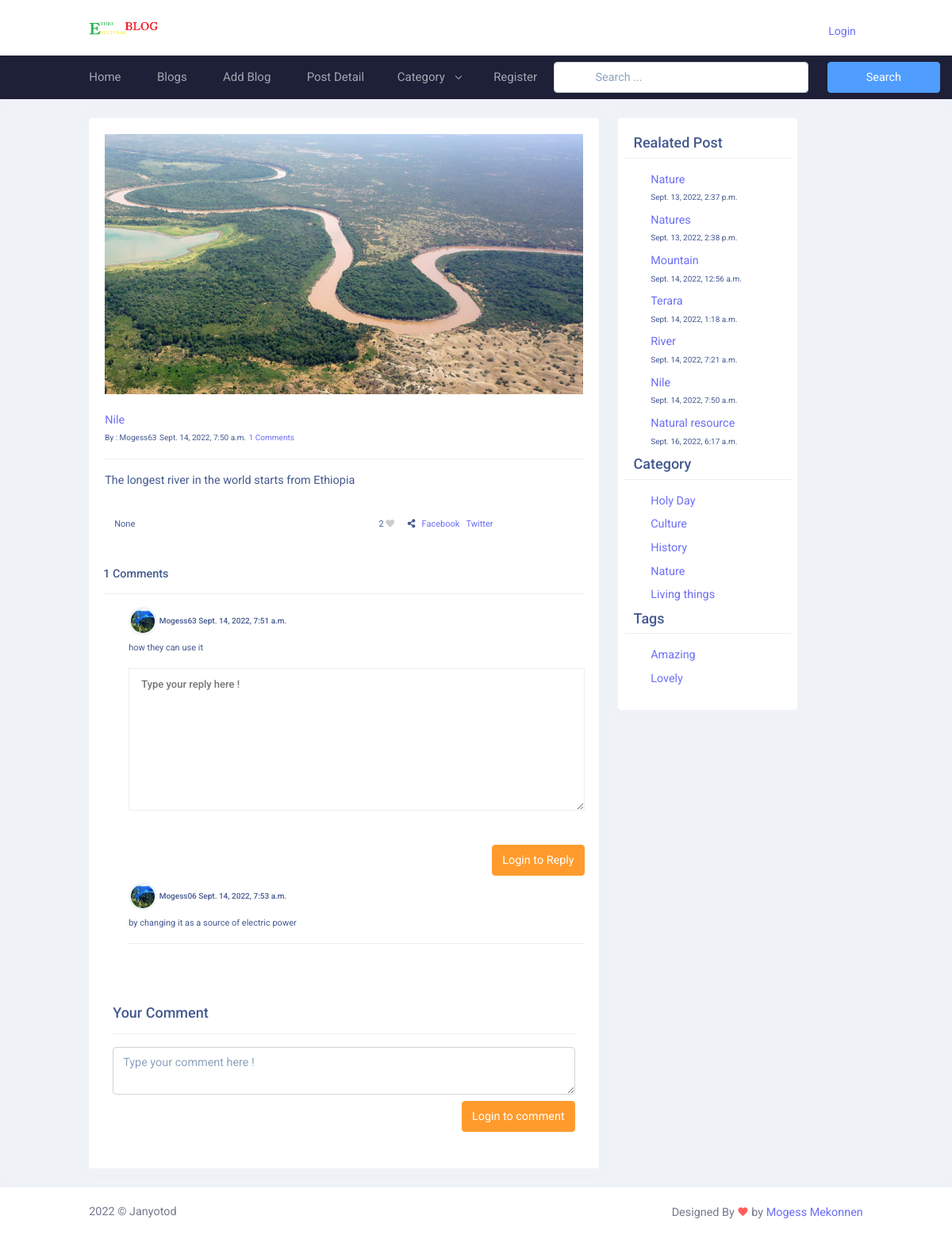
/blogs/nile/, run on the app's committed database.
### blog/models.py (models this page shows, shortened)
class Blog(models.Model):
    user = models.ForeignKey(
        User,
        related_name='user_blogs',
        on_delete=models.CASCADE,
    )
    category = models.ForeignKey(
        Category,
        related_name='Category_blogs',
        on_delete=models.CASCADE,
    )
    likes = models.ManyToManyField(
        User,
        related_name='user_likes',
        blank=True,
        )
    tags = models.ManyToManyField(
        Tag,
        related_name='tag_blogs',
        blank=True
    )
    title = models.CharField(
        max_length=250
    )
    slug = models.SlugField(null=True, blank=True)
    banner = models.ImageField(upload_to='blog_banner')
    description = models.TextField()
    created_date = models.DateTimeField(auto_now_add=True)

class Comment(models.Model):
    user = models.ForeignKey(
        User,
        related_name='blog_comments',
        on_delete=models.CASCADE
    )
    blog = models.ForeignKey(
        Blog,
        related_name='blog_comments',
        on_delete=models.CASCADE
        )
    text = models.TextField()
    created_date = models.DateTimeField(auto_now_add=True)

class Reply(models.Model):
    user = models.ForeignKey(
        User,
        related_name='user_replies',
        on_delete=models.CASCADE
    )
    comment = models.ForeignKey(
        Comment,
        related_name='comment_replies',
        on_delete=models.CASCADE
        )
    text = models.TextField()
    created_date = models.DateTimeField(auto_now_add=True)

class Category(models.Model):
    title = models.CharField(max_length=150, unique=True)
    slug = models.SlugField(null=True, blank=True)
    create_date = models.DateField(auto_now_add=True)

class  Tag(models.Model):
    title = models.CharField(max_length=150)
    slug = models.SlugField(null=True, blank=True)
    create_date = models.DateField(auto_now_add=True)

### user_profile/models.py (models this page shows, shortened)
class User(AbstractUser):
    email = models.EmailField(
        max_length=150,
        unique=True,
        error_messages={
            "unique": "The email must be unique"
        }
    )
    profile_image = models.ImageField(
        null=True,
        blank=True,
        upload_to="profile_images"
    )
    REQUIRED_FIELDS = ["email"]
    objects = CustomUserManager()
    def get_profile_picture(self):
        url = ""
        try:
            url = self.profile_image.url
        except:
            url = ""
        return url

### blog/views.py (the view, shortened to what this page needs)
# urls.py: path('blogs/<str:slug>/', blog_details, name='blog_details'),
def blog_details(request, slug):
    form = TextForm();
    blog = get_object_or_404(Blog, slug=slug)
    category = Category.objects.get(id=blog.category.id)
    related_blogs = category.Category_blogs.all()
    tags = Tag.objects.order_by('-create_date')[:5]
    liked_by = request.user in blog.likes.all()
    context = {
        "blog": blog,
        "related_blogs":related_blogs,
        "tags":tags,
        "form": form,
        "liked_by":liked_by
    }
    return render(request, 'blog_details.html', context)

### blog/forms.py
class  TextForm(forms.Form):
    text = forms.CharField(widget=forms.Textarea, required=True)

### blog/context_processors.py (called while the page is built)
def get_all_category(request):
    categories = Category.objects.all()
    context = {
        "Categories": categories
    }
    return context

### templates/blog_details.html (shortened to what this page needs)
{% extends 'base.html'%}
{% load static %}
{% block content %}
<div class="main-content">
  <div class="page-content">
    <div class="container-fluid">
      <div class="row">
        <div class="col-xl-8">
          <div class="card">
            <div class="card-body">
              <div class="carousel-inner" role="listbox">
                <div class="carousel-item active">
                  <img
                    class="d-block img-fluid"
                    src="{{blog.banner.url}}"
                    alt="First slide"
                  />
                  <br />
                  <a href="javascript:void(0);">{{blog.title}}</a>
                  <br />
                  <span style="font-size: 10px"
                    >By : {{blog.user.username}}</span
                  >
                  <span style="font-size: 10px">{{blog.created_date}}</span>
                  <a href="javascript:void(0);" style="font-size: 10px"
                    >{{blog.blog_comments.all.count}} Comments</a
                  >
                  <hr />
                  <p>{{blog.description}}</p>
                </div>
              </div>
            </div>
            <div class="row" style="font-size: 11px">
              <div class="col-6">
                <ul class="post-tags float-lg-start">
                  {% if blog.tags.all.count > 0 %}
                  {% for tags in blog.tags.all %}
                  <li class="fa fa-tags">
                    &nbsp; <a href="#">{{tags.title }}</a>
                  </li>
                  {% endfor %} {% else %} None {% endif %}
                </ul>
              </div>
              {% if request.user.is_authenticated %}
              <div class="col-6">
                <ul class="post-share">
                  <span id="like_count">{{blog.likes.count}}</span>
                  {% if liked_by %}
                  <a class="fa fa-heart" id="like-icon" data-blog="{{blog.id}}" href="javascript:void(0);" ></a>
                    {% else %}
                     <a class="fa fa-heart empty-heart" href="javascript:void(0);" id="like-icon" data-blog="{{blog.id}}" ></a
                  >
                  {% endif %}
                  &nbsp;&nbsp;&nbsp;&nbsp;
                  <li class="fa fa-share-alt"></li>
                  <a href="">&nbsp;&nbsp;Facebook</a>
                  <a href="">&nbsp;&nbsp;Twitter</a>
                </ul>
              </div>
              {% else %}
              <div class="col-6">
                <ul class="post-share">
                  <span id="like-count">{{blog.likes.count}}</span>
                   {% if liked_by %}
                  <a class="fa fa-heart"  href="{% url 'login' %}"></a
                  >
                    {% else %}
                     <a class="fa fa-heart empty-heart" href="{% url 'login' %}"></a
                  >
                  {% endif %}
                  <li class="fa fa-share-alt"></li>
                  <a href="">&nbsp;&nbsp;Facebook</a>
                  <a href="">&nbsp;&nbsp;Twitter</a>
                </ul>
              </div>
              {% endif %}
               <div class="col-12 blog-posts" style="padding:30px" >
                  <div class="heading">
                    <h6>{{blog.blog_comments.all.count}} Comments</h6>
                    <hr />
                  </div>
                    <ul>
                      {% for comment in blog.blog_comments.all %}
                         <div class="right-content">
                            <h6   style="font-size:10px;">
                              <img class="rounded-circle header-profile-user" src="{{comment.user.get_profile_picture}}" alt="">
                            {{ comment.user.username }} <span> {{comment.created_date}}</span> </h6>
                            <p>{{comment.text}}</p>
                          <form class="submit-reply"  id="comment" action="{% url 'add_reply' blog.id comment.id %}" method="POST">
                              <div class="row">
                                <div class="form-group">
                                  <fieldset>
                                    <textarea
                                      class="reply-form-control"
                                      name="text"
                                      required=""
                                      placeholder="Type your reply here !"
                                    ></textarea>
                                  </fieldset>
                                </div>
                                <div class="form-group my-2">
                                  <fieldset>
                                    {% if request.user.is_authenticated %}
                                    <button
                                      class="btn btn-primary btn-block reply-button float-end"
                                      type="submit"
                                    >
                                      Reply
                                    </button>
                                    {% else %}
                                    <a
                                      href="{% url 'login' %}"
                                      class="btn btn-warning btn-block float-end"
                                      style="color: white"
                                    >
                                      Login to Reply</a>
                                    {% endif%}
                                  </fieldset>
                                </div>
                              </div>
                          </form>
                             {% for reply in comment.comment_replies.all %}
                          <div class="right-content" >
                            <h6 style="font-size:10px;" >
                              <img class="rounded-circle header-profile-user" src="{{reply.user.get_profile_picture}}" alt="">
                            {{ reply.user.username }} <span> {{reply.created_date}}</span> </h6>
                            <p>{{reply.text}}</p>
                          </div>
                        {% endfor %}
                          </div>
                        <hr />
                        {% endfor %}
                    </ul>
                </div>
              </div>
              <div class="col-12" style="padding:30px">
                  <div class="heading">
                    <h5>Your Comment</h5>
                    <hr />
                  </div>
                  <form class="submit_comment my-2" id="comment" action="{% url 'blog_details' blog.slug %}" method="post">
                    <div class="row">
                      <div class="form-group">
                        <fieldset>
                          <textarea
                            class="form-control"
                            name="text"
                            required=""
                            placeholder="Type your comment here !"
                          ></textarea>
                        </fieldset>
                      </div>
                      <div class="form-group my-2">
                        <fieldset>
                          {% if request.user.is_authenticated %}
                          <button
                            class="btn btn-info btn-block float-end"
                            type="submit"
                          >
                            <li class="fa fa-check"></li>
                            submit
                          </button>
                          {% else %}
                           <a
                    href="{% url 'login' %}"
                    class="btn btn-warning btn-block float-end"
                    style="color: white"
                  >
                    Login to comment</a>
                          {% endif%}
                        </fieldset>
                      </div>
                    </div>
                  </form>
                </div>
              </div>
          </div>
          <div class="col-xl-3 col-sm-6" style="width: 250px">
            <div class="card">
              <div class="card-body">
                <div class="row">
                  <h4 class="form-label h5">Realated Post</h4>
                  <hr />
                  {% for blog in related_blogs %}
                  <div class="d-flex flex-wrap gap-3">
                    <div class="form-check mb-2">
                      <a href="{% url 'blog_details' blog.slug %}"
                        >{{blog.title}}</a
                      >
                      <br />
                      <span style="font-size: 10px">{{blog.created_date}}</span>
                    </div>
                  </div>
                  {% endfor %}
                </div>
                <div class="row">
                  <h4 class="form-label h5">Category</h4>
                  <hr />
                  {% for category in Categories %}
                  <div class="d-flex flex-wrap gap-3">
                    <div class="form-check mb-2">
                      <a href="{% url 'category_blogs' category.slug %}"
                        >{{category.title}}</a
                      >
                    </div>
                  </div>
                  {% endfor %}
                </div>
                <div class="row">
                  <h4 class="form-label h5">Tags</h4>
                  <hr />
                  {% for tag in tags %}
                  <div class="d-flex flex-wrap gap-3">
                    <div class="form-check mb-2">
                      <a href="{% url 'tag_blogs' tag.slug %}">{{tag.title}}</a>
                    </div>
                  </div>
                  {% endfor %}
                </div>
              </div>
            </div>
          </div>
        </div>
      </div>
    </div>
  </div>
  {% endblock content %}

### assets/css/main.css (style rules this page uses)
.empty-heart { color:#CDCDCD !important; }
.fa-heart { color:crimson; }
.submit-reply textarea { width: 100%; height:46px; border: 1px solid #eee; font-size: 13px; text-transform: none; font-weight: 500; color:#7a7a7a; outline: none; padding: 10px 15px; margin-bottom: 30px; height: 180px; max-height: 220px; max-width: 100%; min-width: 100px; }
.reply-form-control { width: 100%; height:46px; max-height: 220px; max-width: 100%; min-width: 100px; }

### data on the page
Blog: banner (picture), title "Nile", user.username "Mogess63", created_date "Sept. 14, 2022, 7:50 a.m.", blog_comments.all.count "1", description "The longest river in the world starts from Ethiopia", likes.count "2"
Comment: user.get_profile_picture (picture), user.username "Mogess63", created_date "Sept. 14, 2022, 7:51 a.m.", text "how they can use it"
Reply: user.get_profile_picture (picture), user.username "Mogess06", created_date "Sept. 14, 2022, 7:53 a.m.", text "by changing it as a source of electric power"
Blog: title "Nature", created_date "Sept. 13, 2022, 2:37 p.m."
Blog: title "Natures", created_date "Sept. 13, 2022, 2:38 p.m."
Blog: title "Mountain", created_date "Sept. 14, 2022, 12:56 a.m."
Blog: title "Terara", created_date "Sept. 14, 2022, 1:18 a.m."
Blog: title "River", created_date "Sept. 14, 2022, 7:21 a.m."
Blog: title "Natural resource", created_date "Sept. 16, 2022, 6:17 a.m."
Category: title "Holy Day"
Category: title "Culture"
Category: title "History"
Category: title "Nature"
Category: title "Living things"
Tag: title "Amazing"
Tag: title "Lovely"
